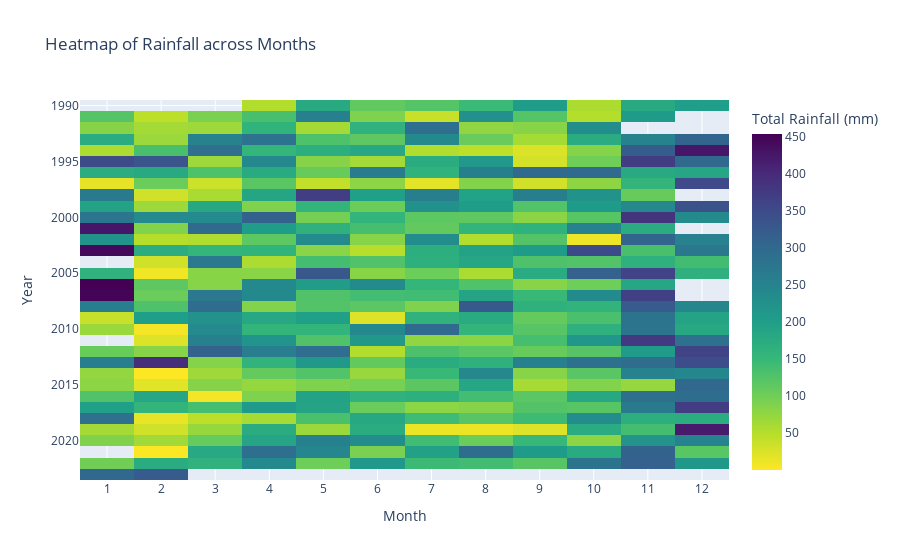

The cell this chart's notebook holds for it:
### Markdown cell above
**Conclusion**: For the features total rainfall, minimum surface temperature and mean daily sunshine hours, it seems like there was no major change across all the years. For humidity, it seems like there was a drop in relative humidity since 2015 as the levels have been consistently below the median line (in red).

Therefore, analysis across the months will be focused on total rainfall, minimum surface temperature and mean daily sunshine hours.

### Code cell
# First, unstack the dataframe
df_cross = df_new.set_index(['year','month'])['total_rainfall'].unstack()

fig = px.imshow(df_cross, height=500, aspect='auto', color_continuous_scale='viridis_r', 
                title="Heatmap of Rainfall across Months")


# Set the axis labels
fig.update_xaxes(title_text='Month',tickmode='array', tickvals=list(range(1, 13)))
fig.update_yaxes(title_text='Year')

# Set the color bar label for temperature
fig.update_layout(coloraxis_colorbar=dict(title="Total Rainfall (mm)"))

### Figure 1 — Plotly figure (JSON) as saved in the notebook; plotly's stock layout.template omitted (floating-point values rounded to 4 significant figures; data arrays with more than 128 entries replaced by an {"elided": "..."} marker saying what was removed)
{"data": [{"coloraxis": "coloraxis", "hovertemplate": "month: %{x}<br>year: %{y}<br>color: %{z}<extra></extra>", "name": "0", "type": "heatmap", "x": [1, 2, 3, 4, 5, 6, 7, 8, 9, 10, 11, 12], "xaxis": "x", "y": [1990, 1991, 1992, 1993, 1994, 1995, 1996, 1997, 1998, 1999, 2000, 2001, 2002, 2003, 2004, 2005, 2006, 2007, 2008, 2009, 2010, 2011, 2012, 2013, 2014, 2015, 2016, 2017, 2018, 2019, 2020, 2021, 2022, 2023], "yaxis": "y", "z": {"elided": "34x12 float values"}}], "layout": {"autosize": true, "coloraxis": {"colorbar": {"title": {"text": "Total Rainfall (mm)"}}, "colorscale": [[0, "#fde725"], [0.1111, "#b5de2b"], [0.2222, "#6ece58"], [0.3333, "#35b779"], [0.4444, "#1f9e89"], [0.5556, "#26828e"], [0.6667, "#31688e"], [0.7778, "#3e4989"], [0.8889, "#482878"], [1, "#440154"]]}, "title": {"text": "Heatmap of Rainfall across Months"}, "xaxis": {"anchor": "y", "autorange": true, "domain": [0, 1], "range": [0.5, 12.5], "tickmode": "array", "tickvals": [1, 2, 3, 4, 5, 6, 7, 8, 9, 10, 11, 12], "title": {"text": "Month"}, "type": "linear"}, "yaxis": {"anchor": "x", "autorange": true, "domain": [0, 1], "range": [2024.0, 1990.0], "title": {"text": "Year"}, "type": "linear"}}}
